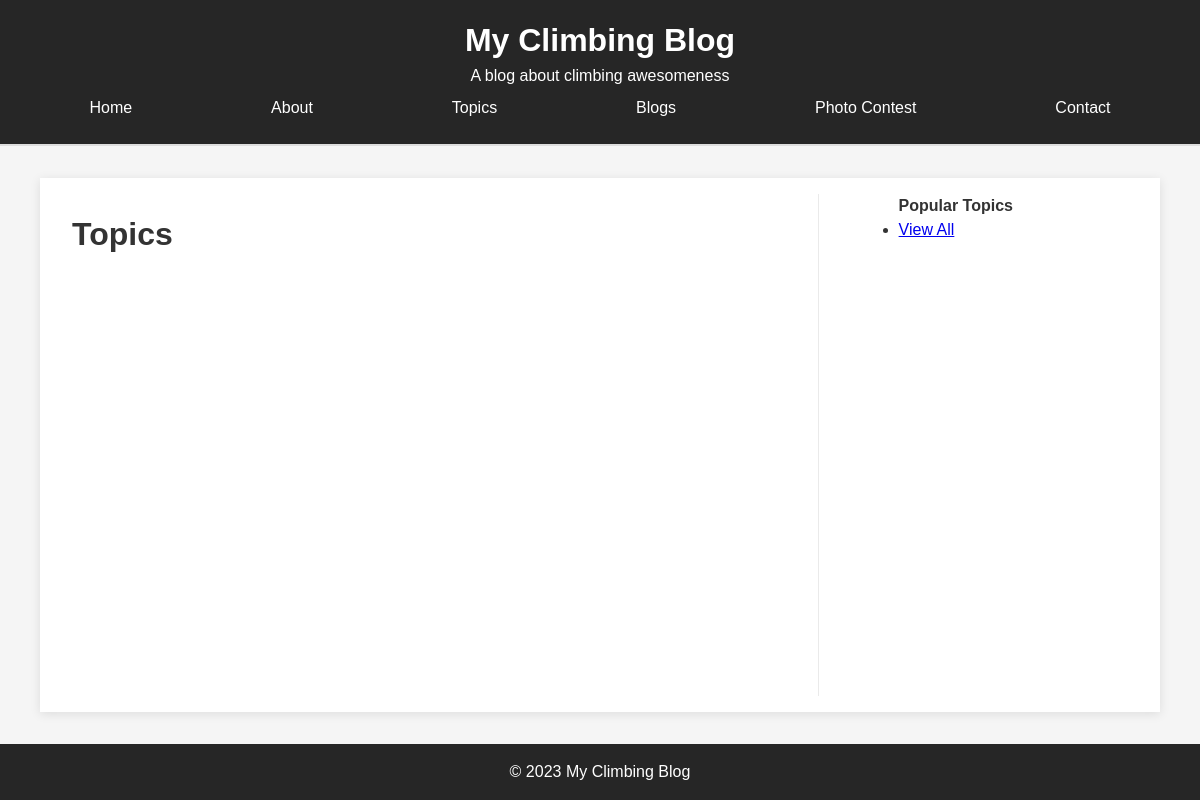
/topics/, run on an earlier commit of the app's database.
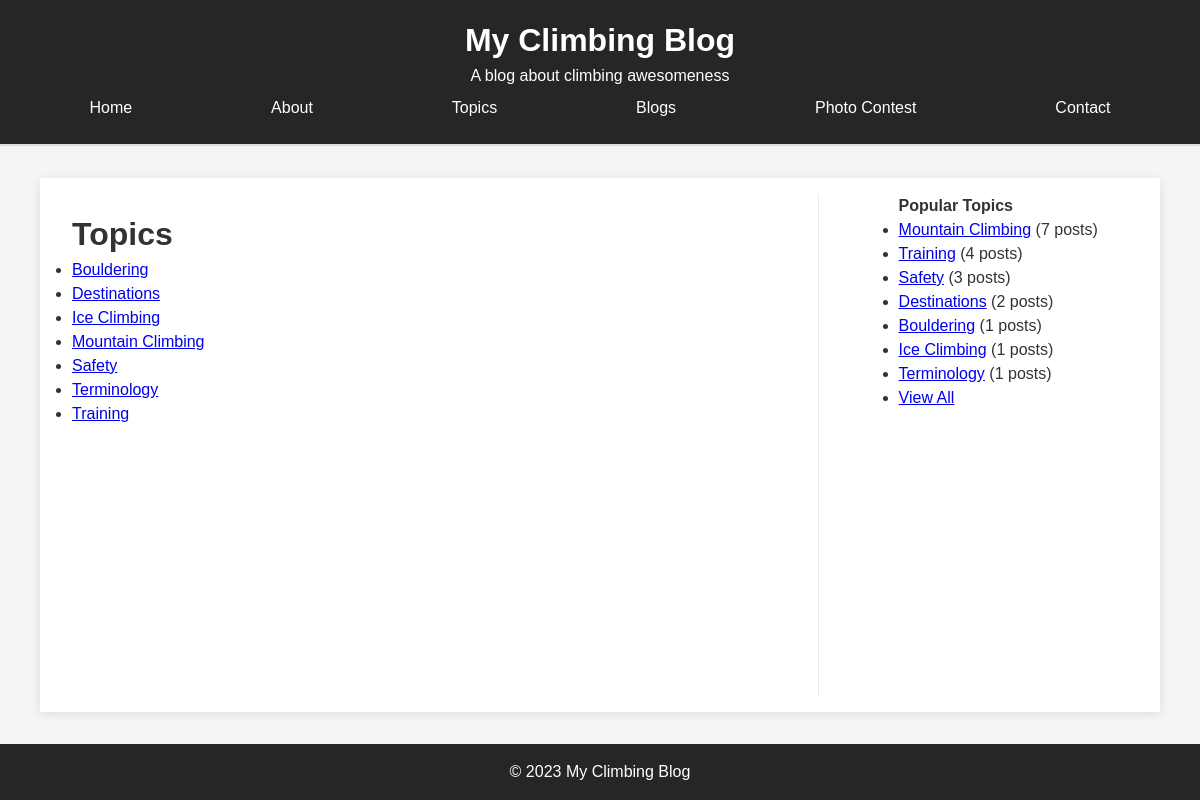
And on a later commit of the database.
### blog/models.py (models this page shows, shortened)
class Topic(models.Model):
    name = models.TextField(unique=True)
    slug = models.SlugField(unique=True)
    def get_absolute_url(self):
        return reverse('topic_detail', kwargs={'slug': self.slug})

### blog/views.py (the view)
# urls.py: path('topics/', topic_list, name='topics'),
def topic_list(request):
    all_topics = Topic.objects.all().order_by('name')
    context = {
        'all_topics': all_topics
    }
    return render(request, 'blog/topics.html', context)

### blog/context_processors.py (called while the page is built)
def navigation(reqeust):
    return {
        'nav_list': [
            {'name': 'Home', 'url': '/'},
            {'name': 'About', 'url': '/about'},
            {'name': 'Topics', 'url': '/topics/'},
            {'name': 'Blogs', 'url': '/blogs'},
            {'name': 'Photo Contest', 'url': '/photo-contest'},
            {'name': 'Contact', 'url': '/contact'},
        ]
    }

def topic_list(request):
    top_topics = Topic.objects.annotate(
        post_count=Count('post')).order_by('-post_count')[:10]
    return {'topics': top_topics}

### blog/templates/blog/topics.html
{% extends "blog/base.html" %} {% block title %} My Blog - Topics {% endblock %}
{% block content %}
<h1>Topics</h1>
<ul>
  {% for topic in all_topics %}
  <li><a href="{{ topic.get_absolute_url }}">{{ topic.name }}</a></li>
  {% endfor %}
</ul>
{% endblock %}

### blog/templates/blog/base.html (shortened to what this page needs)
{% load static %}
<!DOCTYPE html>
<html lang="en">
  <head>
    <link rel="stylesheet" href="{% static 'blog/css/styles.css' %}" />
  </head>
  <body>
    <header>
      <div class="container">
        <h1>My Climbing Blog</h1>
        <p>A blog about climbing awesomeness</p>
        <nav>
          {% for item in nav_list %}
          <a href="{{ item.url }}">{{ item.name }}</a>
          {% endfor %}
        </nav>
      </div>
    </header>
    <div class="content-wrapper">
      <main>{% block content %} {% endblock %}</main>
      <section>
        <div class="sidebar">
          <h4>Popular Topics</h4>
          <ul>
            {% for topic in topics %}
            <li>
              <a href="{% url 'topic_detail' slug=topic.slug %}"
                >{{ topic.name }}</a
              >
              ({{ topic.post_count }} posts)
            </li>
            {% endfor %}
            <li><a href="{% url 'topics' %}">View All</a></li>
          </ul>
        </div>
      </section>
    </div>
    <footer>
      <div class="container">
        <p>&copy; 2023 My Climbing Blog</p>
      </div>
    </footer>
  </body>
</html>

What changed in the data, as far as the page shows it:
added Topic: name "Bouldering", post_count "1"
added Topic: name "Destinations", post_count "2"
added Topic: name "Ice Climbing", post_count "1"
added Topic: name "Mountain Climbing", post_count "7"
added Topic: name "Safety", post_count "3"
added Topic: name "Terminology", post_count "1"
added Topic: name "Training", post_count "4"
